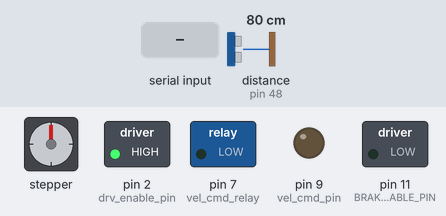
Bench run of a sketch on a simulated Arduino Mega 2560, built with avr-gcc and run on an emulated ATmega2560. Parts: stepper motor, switched loads named in the sketch (green lamp = pin HIGH), output pins drawn as LEDs (lit = HIGH). Wiring (inferred from the names in the program): stepper motor driver (200 steps per turn assumed): step pin 8; direction pin 10. The test bench sets the inputs (shaded band); at power-on: distance to the obstacle (sensor on pin 48) 80 cm. The echo pulse lasts 58.3 µs per cm; pins used as bus, display or sensor lines are not drawn; what the sketch prints to the serial monitor is not drawn.

Above: at 1.2 s.
1.3 s: "S,45\n" received over Serial
At 2.4 s:
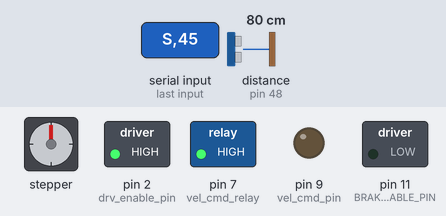
4.3 s: "CW,45\n" received over Serial
At 5.6 s:
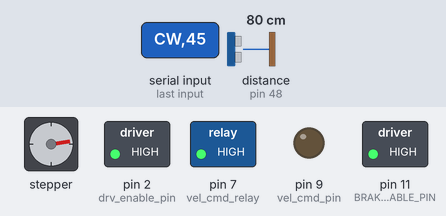
6.5 s: "S90\n" received over Serial
At 7.9 s:
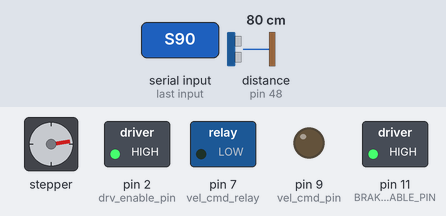
8.6 s: "X\n" received over Serial
At 10.3 s:
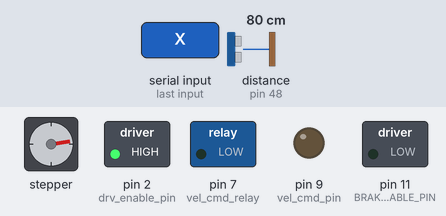
10.6 s: "CW,45\n" received over Serial
At 12.0 s:
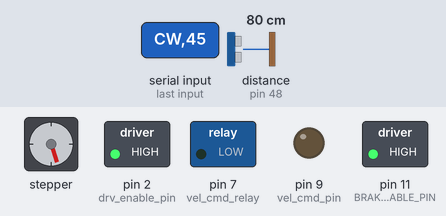
12.7 s: "CC,45\n" received over Serial
At 14.1 s:
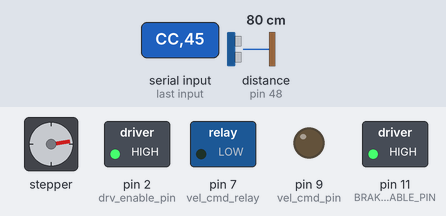
Timing chart, 0 to 15.7 s (numbered marks = the images above; inputs shaded):
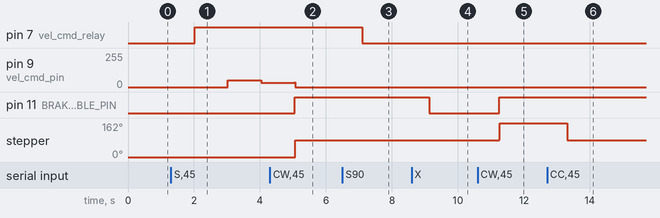

The sketch:

BrakeAndSpeedControl.ino
```cpp
// Define Braking Servo Motor Control Pins
#define BRAKE_ENABLE_PIN 11    // Enables the motor
#define DIRECTION_PIN 10 // Sets motor direction (left/right)
#define STEP_PIN 8      // Sends step pulses to the motor
int brakePos;
const int brakeStepLimit = 2000; // maximum steps engaging brake clockwise before torque limit reached
const int vel_cmd_limit = 235; //maximum velocity command value

float duration;
float period;
int refresh = 10;

const int vel_cmd_pin = 9; //PWM output pin used to command the cart speed
const int act_vel_pin = 48; //Input pin used to measure the cart speed
const int drv_enable_pin = 2; //Output pin used to enable the drive motor
const int vel_cmd_relay = 7; //Output pin used to enable the drive motor

double act_vel = 0; //Actual velocity in Hz (1mph = 15.2Hz, 5mph = 76Hz)
int cmd_vel = 0; //Commanded velocity in Hz (0 - 235)
double Kp = 0.5;   //Proportional gain
double Ki = 0.1;   //Integral gain
double Kd = 0.5;   //Derivative gain

float last_error = 0;
float error = 0;
float changeError = 0;
float totalError = 0;
float pidTerm = 0;
float pidTerm_scaled = 0; // if the total gain we get is not in the PWM range we scale it down so that it's not bigger than |255|

void setup() {
  Serial.begin(115200); // Serial communication for commands
  pinMode(BRAKE_ENABLE_PIN, OUTPUT);
  pinMode(DIRECTION_PIN, OUTPUT);
  pinMode(STEP_PIN, OUTPUT);
  pinMode(vel_cmd_pin, OUTPUT);
  pinMode(act_vel_pin, INPUT);
  pinMode(drv_enable_pin, OUTPUT);
  pinMode(vel_cmd_relay, OUTPUT);

  //increase PWM frequency for speed command
  TCCR2B &= ~ _BV (CS22); // cancel pre-scaler of 64
  TCCR2B |= _BV (CS20);   // no pre-scaler

  digitalWrite(drv_enable_pin, HIGH); //enable accelerator switch
  digitalWrite(vel_cmd_relay, LOW); //default to accelerator pedal input instead of PWM signal

  brakePos = 0; //initialize brake position index to zero

  //digitalWrite(BRAKE_ENABLE_PIN, HIGH); // Enable motor
  //Serial.println("Brake Servo Ready. Send 'CW<steps>' to turn clockwise, 'CC<steps>' to turn counter-clockwise, 'X' to toggle enable via Serial.");
}

void loop() {
  if (Serial.available() > 0) {
    String command = Serial.readStringUntil('\n'); // Read serial input
    command.trim(); // Remove any extra spaces

    if (command.startsWith("CW")) { //clockwise to engage brake
      int steps = command.substring(3).toInt(); // Extract step count
      cmd_vel = 0; // set speed command to zero
      if(steps+brakePos <= brakeStepLimit){ //check if commanded steps don't exceed limit
        //Serial.print("Brake engaging: "); Serial.println(steps);
        moveMotor(steps, HIGH); // Move clockwise
        brakePos += steps;
      }
      else{ //if commanded steps exceed limit, set to servo limit
        //Serial.print("Brake engaging: "); Serial.println(steps);
        moveMotor(brakeStepLimit-brakePos, HIGH); // Move clockwise to limit
        //Serial.println("Brake servo limit reached!");
        brakePos = brakeStepLimit;
      }
    }
    else if (command.startsWith("CC")) { //counter-clockwise to disengage brake
      int steps = command.substring(3).toInt(); // Extract step count
      if(brakePos-steps >= 0){ //check if commanded steps don't let servo pass the zero-position
        //Serial.print("Brake disengaging "); Serial.println(steps);
        moveMotor(steps, LOW); // Move counterclockwise
        brakePos -= steps;
      }
      else{ //if commanded steps go lower than zero-position, set to servo limit
        //Serial.print("Brake disengaging "); Serial.println(steps);
        moveMotor(brakePos, LOW); // Move counterclockwise
        brakePos = 0;
      }
    }
    else if (command == "X") {
        brakePos = 0;
      if(!digitalRead(BRAKE_ENABLE_PIN)){
        digitalWrite(BRAKE_ENABLE_PIN, HIGH);
        //Serial.println("Brake Servo Enabled");
        delay(100);
      }else{
        digitalWrite(BRAKE_ENABLE_PIN, LOW); // Disable motor
        //Serial.println("Brake Servo Disabled");
        delay(100);
      }
    }
    else if (command.startsWith("S")) { //command speed
    cmd_vel = command.substring(2).toInt(); // Extract and set speed command
      if(cmd_vel > 0 && cmd_vel <= 235){ //check if commanded speed is valid
        digitalWrite(vel_cmd_relay, HIGH);
        digitalWrite(BRAKE_ENABLE_PIN, LOW); //disable brake
        //Serial.print("Speed command: ");
        //Serial.println(cmd_vel);
      }
      else{
        digitalWrite(vel_cmd_relay, LOW);
        cmd_vel = 0;
        Serial.println("Speed command invalid");
      }
    }
    else {
      //Serial.println("Invalid Command!");
    }
  }
  PIDcalculation();// find PID value
  analogWrite(vel_cmd_pin, pidTerm_scaled);
  delay(refresh);
}


// Function to move the ClearPath motor
void moveMotor(int steps, bool direction) {
  digitalWrite(BRAKE_ENABLE_PIN, HIGH); // Enable motor
  digitalWrite(DIRECTION_PIN, direction); // Set direction (HIGH = CW, LOW = CC)

  for (int i = 0; i < steps; i++) {
    if(!digitalRead(BRAKE_ENABLE_PIN)){
    Serial.println("Motor stopped due to torque limit. Restarting....");
    digitalWrite(BRAKE_ENABLE_PIN, HIGH);
    delay(5);
    brakePos = 0;
  }
    digitalWrite(STEP_PIN, HIGH);
    delayMicroseconds(100); // Adjust pulse timing as needed
    digitalWrite(STEP_PIN, LOW);
    delayMicroseconds(100);
  }
}

void PIDcalculation(){
  duration = pulseIn(act_vel_pin, LOW); //stores duration of a HIGH to LOW pulse in microseconds
  period = (duration * 2.0)/1000000.0; //calculate period in seconds assuming 50% duty cycle
  if(period!=0){ //if statement to avoid dividing by zero
    act_vel = (1/period); //calcultate frequency from period
  }
  else{
    act_vel = 0;
  }
  Serial.println(",");
  Serial.print("Actual velocity:");
  Serial.print(act_vel);
  // Serial.print(",");
  // Serial.print("PIDTerm:");
  // Serial.print(pidTerm_scaled);
  // Serial.print(", Error: ");
  // Serial.print(error);
  // Serial.print(", ChangeError: ");
  // Serial.print(changeError);
  // Serial.print(", TotalError: ");
  // Serial.print(totalError);
  // Serial.print(", Kp: ");
  // Serial.print(Kp);
  // Serial.print(", Ki: ");
  // Serial.print(Ki);
  // Serial.print(", Kd: ");
  // Serial.print(Kd);
  error = cmd_vel - act_vel;
  changeError = error - last_error; // derivative term
  totalError += error; //accumalate errors to find integral term
  pidTerm = (Kp * error) + (Ki * totalError) + (Kd * changeError);//total gain
  pidTerm = constrain(pidTerm, 0, 255);//constraining to appropriate value
  pidTerm_scaled = abs(pidTerm);//make sure it's a positive value
  if(cmd_vel==0){ //Set the output to 0 if the commanded velocity is 0
    error = 0;
    totalError = 0;
    changeError = 0;
    pidTerm_scaled = 0;
  }

  last_error = error;
}
```

Measured:
- after the input at 1.3 s, pin 7 (vel_cmd_relay): LOW → HIGH after 0.72 s; pin 9 (vel_cmd_pin): 0/255 → 49/255 after 1.7 s, → 31/255 1.0 s later
- after the input at 4.3 s, pin 11 (BRAKE_ENABLE_PIN): LOW → HIGH after 0.75 s; stepper: turns 81° clockwise, starting after 0.77 s
- after the input at 6.5 s, pin 7 (vel_cmd_relay): HIGH → LOW after 0.60 s
- after the input at 8.6 s, pin 11 (BRAKE_ENABLE_PIN): HIGH → LOW after 0.52 s
- after the input at 10.6 s, pin 11 (BRAKE_ENABLE_PIN): LOW → HIGH after 0.65 s; stepper: goes 82° 0.02 s, then 162°, starting after 0.65 s
- after the input at 12.7 s, stepper: goes 160° 0.02 s, then 81°, starting after 0.59 s
